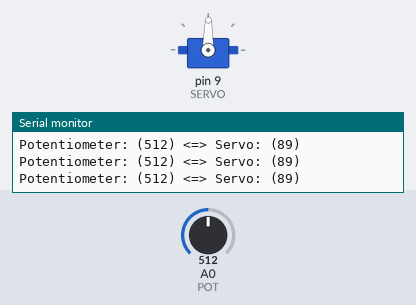
A sketch run on a simulated Arduino Uno, built with avr-gcc and run on an emulated ATmega328P. On the bench: servo, the last lines printed to the serial monitor. The inputs (shaded band) are chosen by the test bench; at power-on: A0 (POT) = 512.

Above: at 1.2 s.
1.3 s: A0 (POT) set to 560
At 2.1 s:
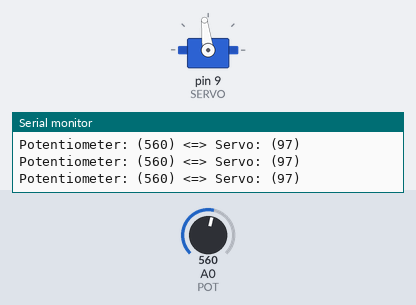
4.3 s: A0 (POT) set to 588
At 5.5 s:
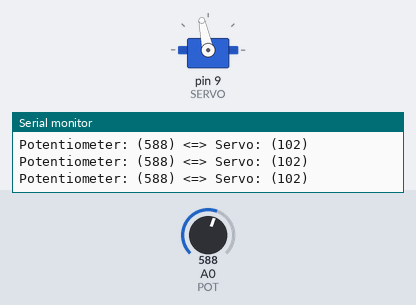
5.8 s: A0 (POT) set to 306
At 6.9 s:
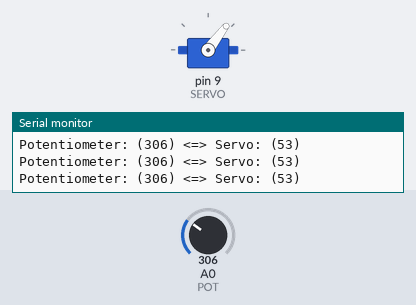
7.3 s: A0 (POT) set to 716
At 8.1 s:
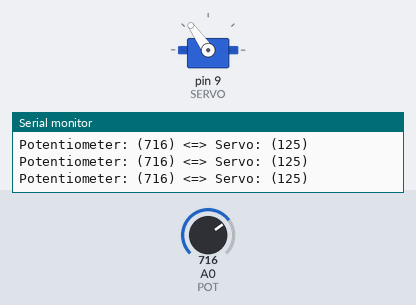
8.8 s: A0 (POT) set to 122
At 9.2 s:
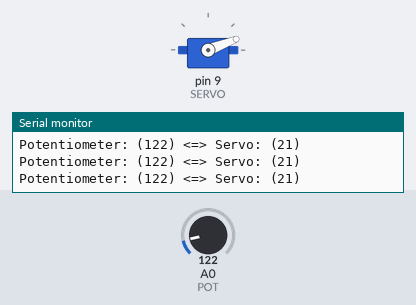
10.3 s: A0 (POT) set to 900
At 11.4 s:
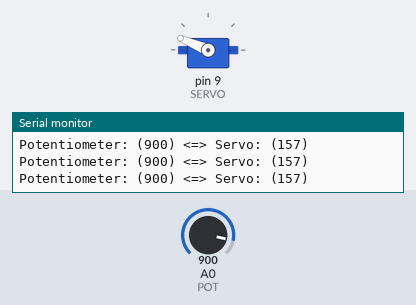
Timing chart, 0 to 12.8 s (numbered marks = the images above; inputs shaded):
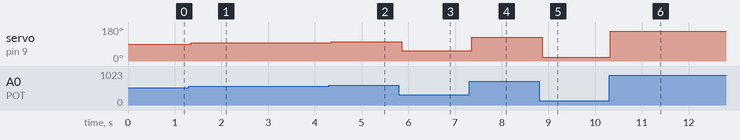

The sketch:

servo.ino
```cpp
#include <Servo.h>

const int SERVO=9;
const int POT=0;

Servo myServo;
int val = 0;

void setup() {
  myServo.attach(SERVO);
  Serial.begin(9600);
}

void loop() {
  val = analogRead(POT);
  Serial.print("Potentiometer: (");
  Serial.print(val);
  val = map(val, 0, 1023, 0, 179);
  Serial.print(") <=> Servo: (");
  Serial.print(val);
  Serial.println(")");
  myServo.write(val);
  delay(15);
}
```

Measured:
- after the input at 1.3 s, servo on pin 9 (SERVO): 89° → 97° after 0.06 s
- after the input at 4.3 s, servo on pin 9 (SERVO): 97° → 102° after 0.06 s
- after the input at 5.8 s, servo on pin 9 (SERVO): 102° → 53° after 0.06 s
- after the input at 7.3 s, servo on pin 9 (SERVO): 53° → 125° after 0.06 s
- after the input at 8.8 s, servo on pin 9 (SERVO): 125° → 21° after 0.06 s
- after the input at 10.3 s, servo on pin 9 (SERVO): 21° → 157° at once
